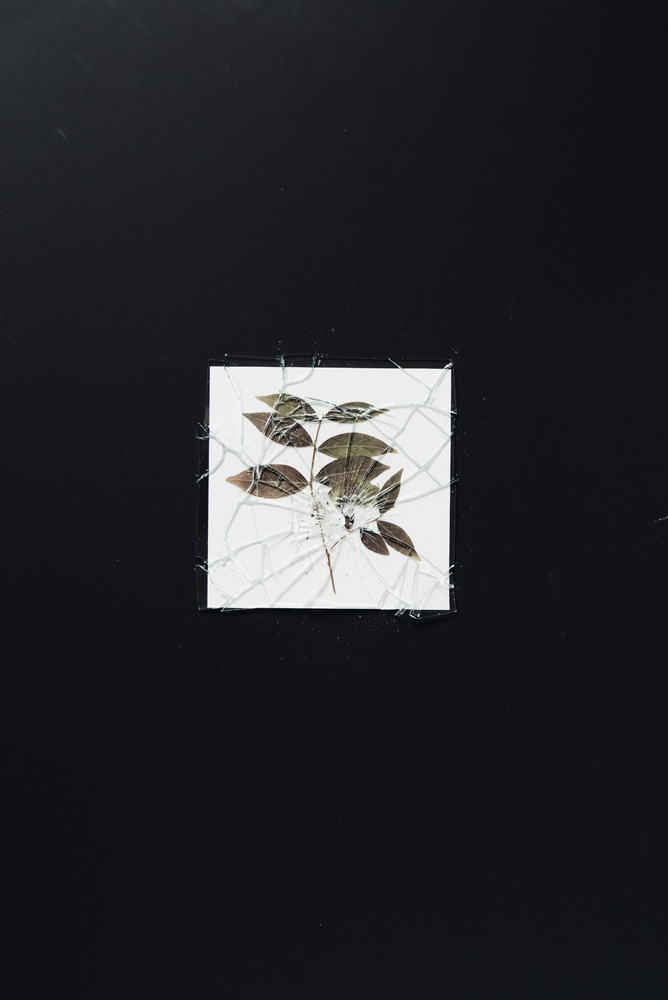
#> input picture Assignment 0/sample.jpg, 668 x 1000 px, shrunk from 4016 x 6016 before the run, found by its file name
$ python convolute_np_padding.py
#> lines starting #> are read from the running program, lines starting #| are printed output that depends on the picture
#> further down, img is the input picture: shape (1000, 668, 3); mean B, G, R 42, 38.6, 37.6
import matplotlib.pyplot as plt
import numpy as np
import cv2


def plot_img(img: np.array):
    plt.figure(figsize=(6, 6))
    plt.imshow(img, cmap='gray')
    plt.show()


def plot_two_images(img1: np.array, img2: np.array):
    _, ax = plt.subplots(1, 2, figsize=(12, 6))
    ax[0].imshow(img1, cmap='gray')
    plt.show()
    ax[1].imshow(img2, cmap='gray')
    plt.show()

# The following function computes the resulting reduced image
# obtained from convoluting a square kernel across a rectangular image
# Stride is supposed to be equal across dimensions. No padding

def calculate_target_size(img: np.array, kernel_size: int, stride: int) -> tuple:
#> called with kernel_size = 11, stride = 1
    img_heigth, img_length = img.shape[0], img.shape[1],
#> img_heigth = 1000; img_length = 668
    output_height = int((img_heigth - kernel_size)/stride + 1)
#> output_height = 990
    output_length = int((img_length - kernel_size)/stride + 1)
#> output_length = 658
    return (output_height, output_length)


# The following function creates a 2D array of zeros
# then iterates over rows and columns of the target image.
# The following method is highly impractical and takes
# O(img_height * img_length * kernel_height * kernel_length)

def convolve(img: np.array, kernel: np.array, stride: int) -> np.array:
    k = kernel.shape[0]
    output_height, output_length = calculate_target_size(img, k, stride)
#> output_height = 990; output_length = 658

    convolved_img = np.zeros(shape=(output_height, output_length))

    for i in range(output_height):
        for j in range(output_length):
            # img[i, j] = individual pixel value
            # Get the current matrix
            mat = img[i:i+k, j:j+k]

            # Apply the convolution - element-wise multiplication and summation of the result
            convolved_img[i, j] = np.sum(np.multiply(mat, kernel))
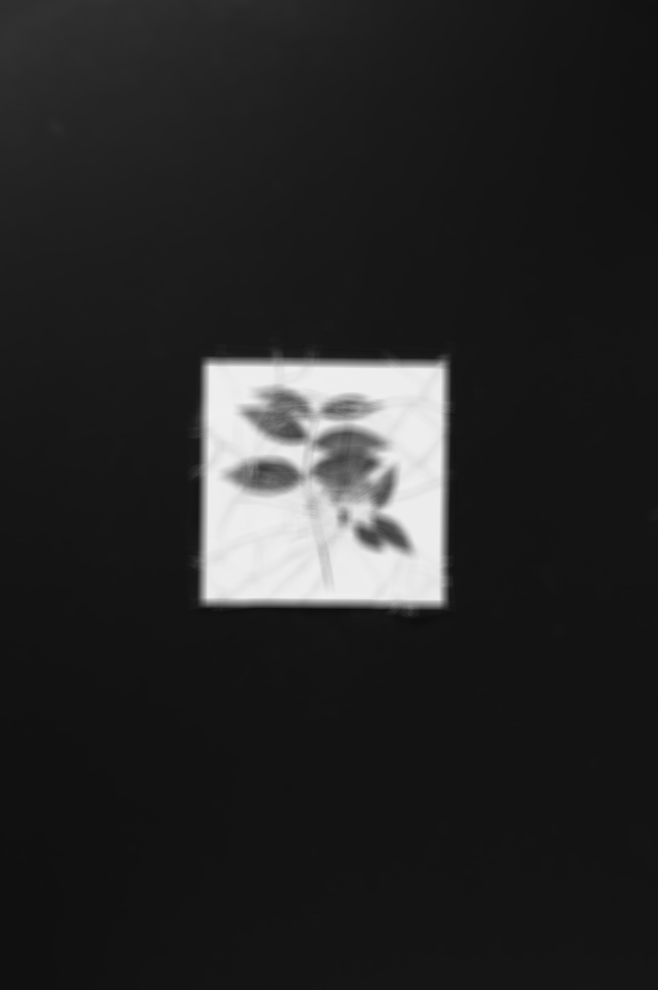
#> convolved_img: shape (990, 658) float64; min 14.92, max 240.6, mean 39.8

    return convolved_img


# Function to calculate needed padding size

def get_padding_width_per_side(kernel_size: int) -> int:
    return kernel_size // 2


def add_padding_to_image(img: np.array, padding_width: int) -> np.array:
    # Array of zeros of shape (img + padding_width)
#> called with padding_width = 5
    img_with_padding = np.zeros(shape=(
        img.shape[0] + padding_width * 2,  # Multiply with two because padding needed on all sides
        img.shape[1] + padding_width * 2
    ))

    # Keep the pixel wide padding on all sides but change the inner values to be the same as input
    img_with_padding[padding_width:-padding_width, padding_width:-padding_width] = img
    return img_with_padding

img = cv2.imread('/Users/marco/Documents/KU Leuven/Computer Vision/Assignment 0/sample.jpg')
img = cv2.cvtColor(img, cv2.COLOR_RGB2GRAY)

gaussian_blur = np.random.rand(11, 11)
sum_blur = np.sum(gaussian_blur)
gaussian_blur = gaussian_blur/sum_blur

img = convolve(img, gaussian_blur, 1)
pad = get_padding_width_per_side(11)
img = add_padding_to_image(img, pad)
plot_img(img)
